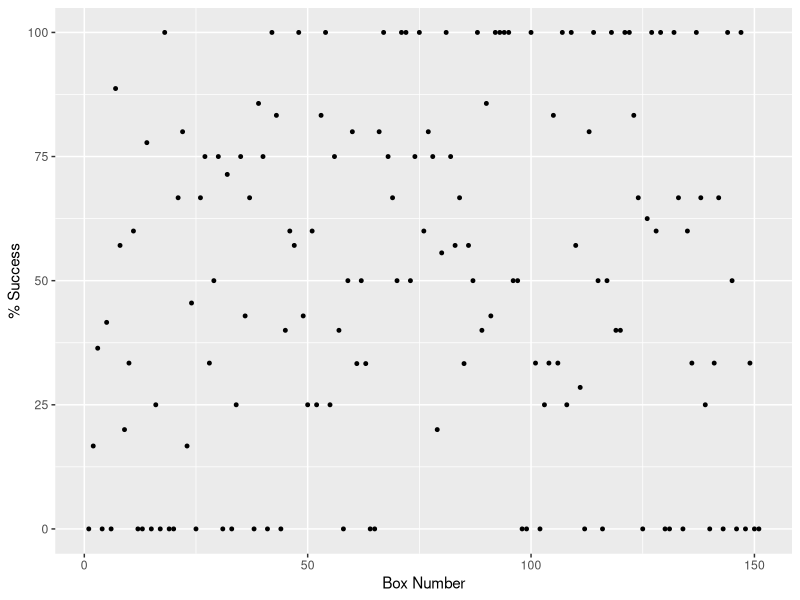
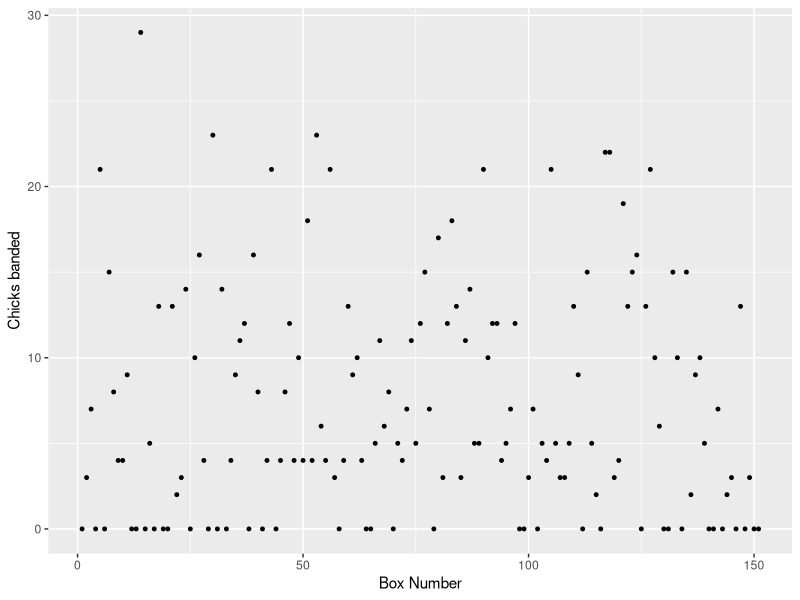
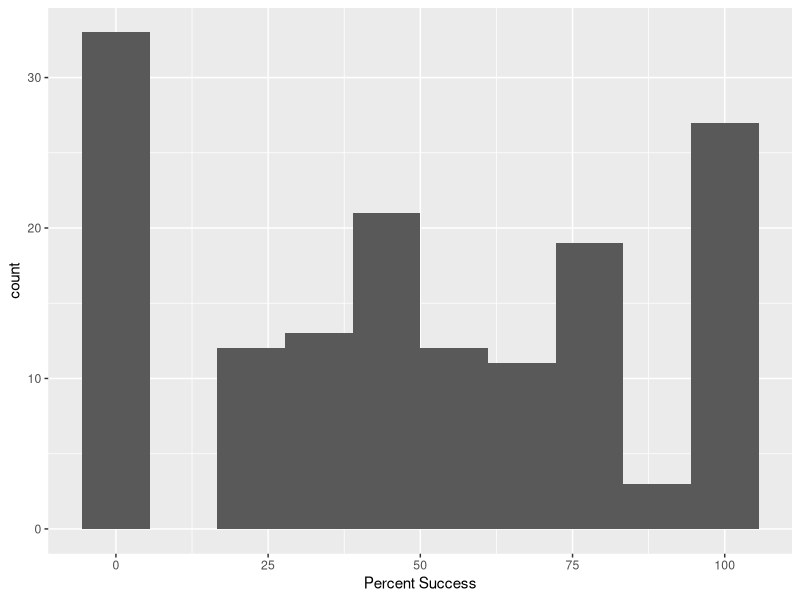
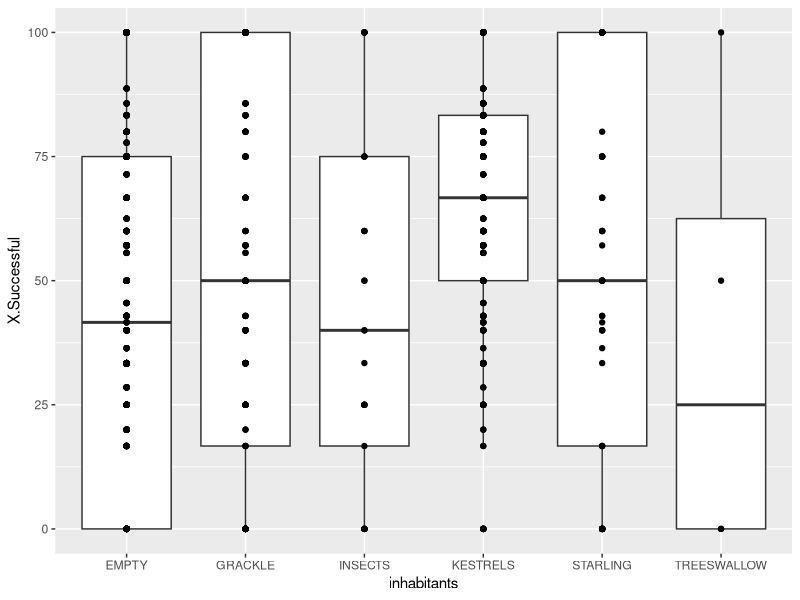
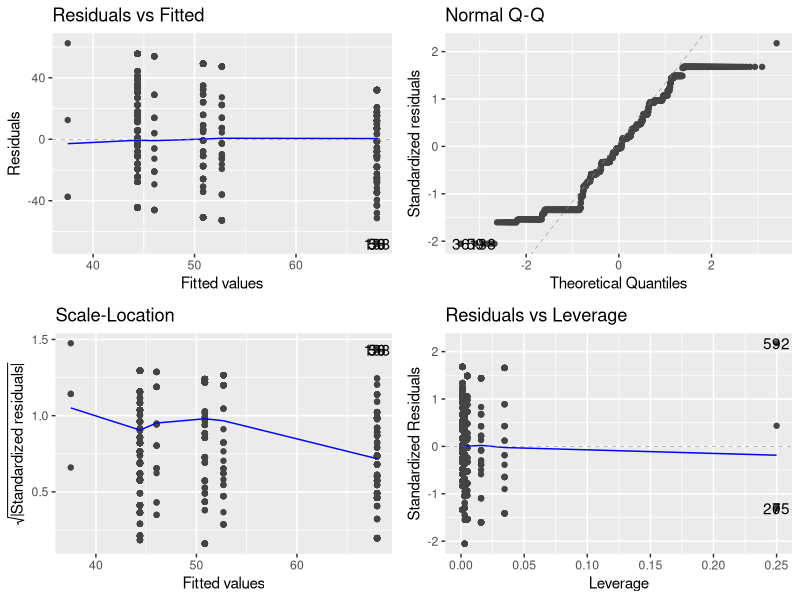
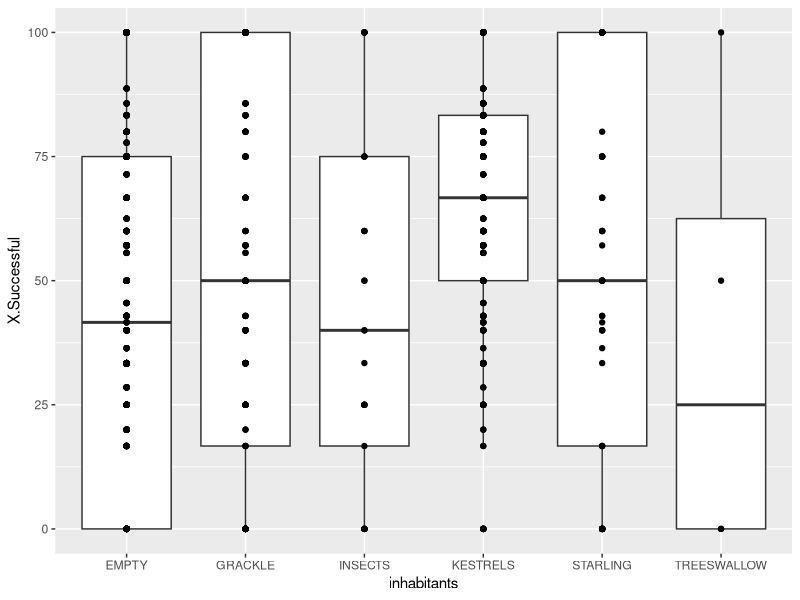
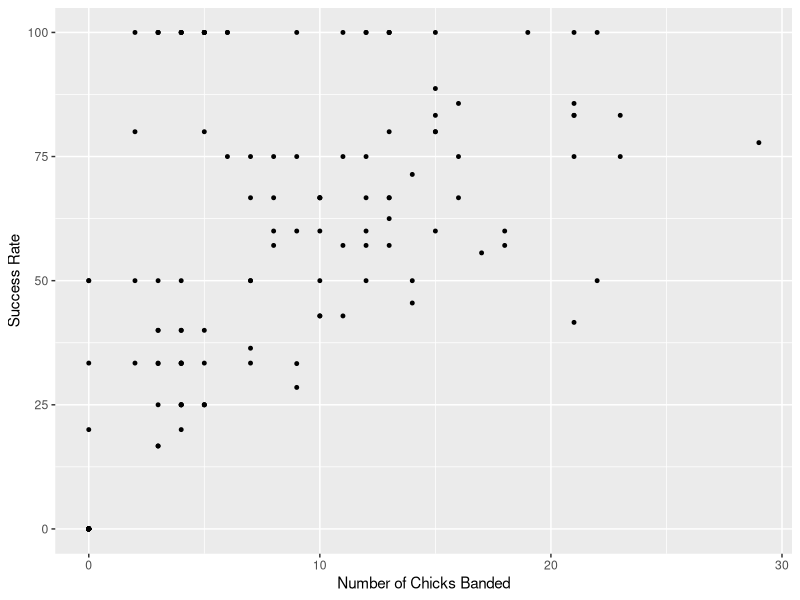

R code for these plots, in order: (Note: this script raises an error after producing the figures.)
## ---- chunk 1
rm(list = ls())
library(tidyverse)
library(dplyr)
library(ggplot2)
library(here)
## ---- chunk 2
kestrels <- read.csv(here("Data", "AMKE DATA TABLE 1.csv"))
## ---- chunk 3
summary(kestrels)
## ---- chunk 4
ggplot(kestrels, aes(x = BOX, y = X.Successful)) + geom_point(size =1)+
xlab("Box Number") +
ylab("% Success")
## ---- chunk 5
ggplot(kestrels, aes(x = BOX, y = Num_Chicks_Banded)) + geom_point(size =1)+
xlab("Box Number") +
ylab("Chicks banded")
## ---- chunk 6
ggplot(kestrels, aes(x = X.Successful)) + geom_histogram(bins = 10)+
  xlab("Percent Success")
## ---- chunk 7
unique(kestrels)
## ---- chunk 8
kestrels_long <- pivot_longer(kestrels, cols = X2002_inhabitants:X2013_inhabitants, names_to = "year", values_to = "inhabitants")
## ---- chunk 9
kestrels_long1 <-str_replace(kestrels_long$year, "X", "")

kestrels_long$newYear <- kestrels_long1
view(kestrels_long)
## ---- chunk 10
kestrels_long <- select(kestrels_long, - year)
## ---- chunk 11
kestrels_long1 <- str_replace(kestrels_long$newYear, "_inhabitants", "")
kestrels_long$Year <- kestrels_long1
view(kestrels_long)
## ---- chunk 12
kestrels_long <- select(kestrels_long, -newYear)
view(kestrels_long)
## ---- chunk 13
EMPTY <-which(kestrels_long$inhabitants == "EMPTY" | kestrels_long$inhabitants == "Empty" | kestrels_long$inhabitants == "empty" | kestrels_long$inhabitants == "FAILED" | kestrels_long$inhabitants == "failed" | kestrels_long$inhabitants == "Failed" | kestrels_long$inhabitants == "FAIL")
kestrels_long$inhabitants[EMPTY] <- "EMPTY"
view(kestrels_long)
## ---- chunk 14
GRACKLE <-which(kestrels_long$inhabitants == "GRACKLE" | kestrels_long$inhabitants == "Grackle" | kestrels_long$inhabitants == "grackle" | kestrels_long$inhabitants == "GRACKLES" | kestrels_long$inhabitants == "Grackles" | kestrels_long$inhabitants == "grackles")
kestrels_long$inhabitants[GRACKLE] <- "GRACKLE"
view(kestrels_long)
## ---- chunk 15
TREESWALLOW <-which(kestrels_long$inhabitants == "Tree Swallows" | kestrels_long$inhabitants == "TREE SWALLOW" )
kestrels_long$inhabitants[TREESWALLOW] <- "TREESWALLOW"
view(kestrels_long)
## ---- chunk 16
STARLING <-which(kestrels_long$inhabitants == "STARLING" | kestrels_long$inhabitants == "STARLINGS" | kestrels_long$inhabitants == "Starling" | kestrels_long$inhabitants == "Starlings" | kestrels_long$inhabitants == "starlings" | kestrels_long$inhabitants == "starling")
kestrels_long$inhabitants[STARLING] <- "STARLING"
view(kestrels_long)
## ---- chunk 17
INSECTS <-which(kestrels_long$inhabitants == "BEES" | kestrels_long$inhabitants == "Bees" | kestrels_long$inhabitants == "bees" | kestrels_long$inhabitants == "ANTS" | kestrels_long$inhabitants == "Ants" | kestrels_long$inhabitants == "ants")
kestrels_long$inhabitants[INSECTS] <- "INSECTS"
view(kestrels_long)
## ---- chunk 18
KESTRELS <-which(kestrels_long$inhabitants == "KESTRELS" | kestrels_long$inhabitants == "Kestrels" | kestrels_long$inhabitants == "KESTREL" | kestrels_long$inhabitants == "FLEDGED" | kestrels_long$inhabitants == "Fledged" | kestrels_long$inhabitants == "fledged" | kestrels_long$inhabitants == "kestrels" )
kestrels_long$inhabitants[KESTRELS] <- "KESTRELS"
## ---- chunk 19
kestrels_long2 <- filter(kestrels_long, inhabitants == "KESTRELS" | inhabitants == "INSECTS" | inhabitants == "STARLING" | inhabitants == "TREESWALLOW" | inhabitants == "GRACKLE" | inhabitants == "EMPTY")
## ---- chunk 20
kestrels_long2$inhabitants <- as.factor(kestrels_long2$inhabitants)
## ---- chunk 21
ggplot(kestrels_long2, aes(inhabitants, X.Successful)) + 
  geom_boxplot()+
  geom_point()
## ---- chunk 22
myMod <-lm(X.Successful ~ inhabitants, data = kestrels_long2)
## ---- chunk 23
library(ggfortify)
## ---- chunk 24
autoplot(myMod, smooth.color = NA)
## ---- chunk 25
anova(myMod)
## ---- chunk 26
summary(myMod)
## ---- chunk 27
ggplot(kestrels_long2, aes(inhabitants, X.Successful)) + 
  geom_boxplot()+
  geom_point()
## ---- chunk 28
ggplot(kestrels, aes(x = Num_Chicks_Banded, y = X.Successful)) + geom_point(size =1)+
xlab("Number of Chicks Banded") +
ylab("Success Rate")
## ---- chunk 29
write.csv(kestrels_long, here("Data", "processed", "Correct_kestrelsX"))
write.csv(kestrels_long, here("Data", "processed", "Correct_kestrels"), row.names = FALSE)
## ---- chunk 30
library(lubridate)
